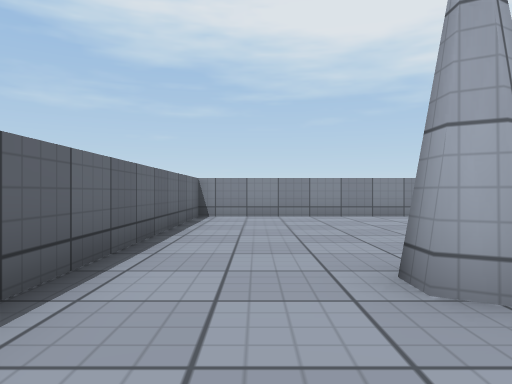
view 1 (above)

19 first-person views from a walk through a scene from a Unity 3-D project. The camera is 0.64 m above the floor, looks level and sees 70° across. The floor is counted in squares, 1 m on a side. Each view is taken from the middle of a square. On the plan, view 1 faces up. The plan holds only what a view shows up to about 10 squares ahead; the rest is blank. Surface patterns are stand-ins for the level's own textures.

view 2
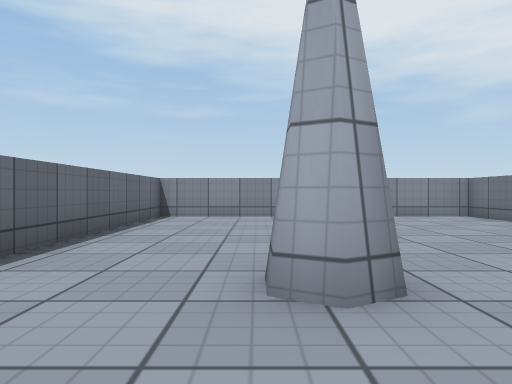

view 3
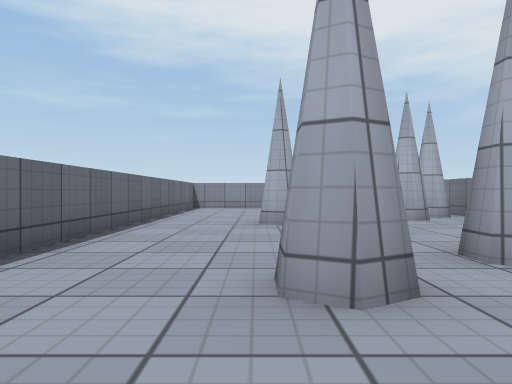

view 4
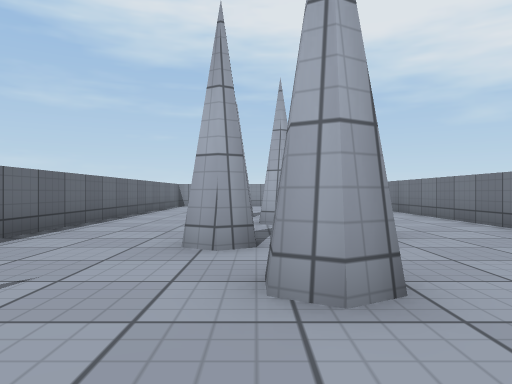

view 5
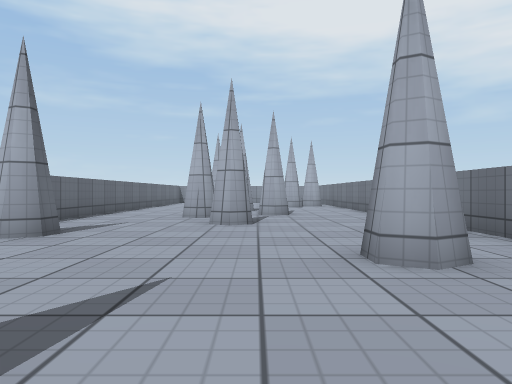

view 6
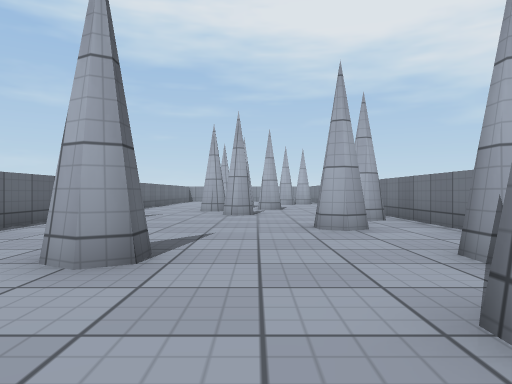

view 7
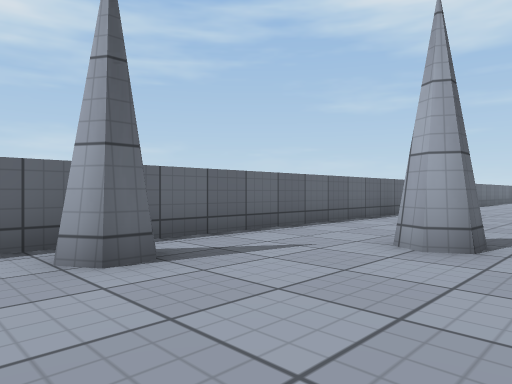

view 8
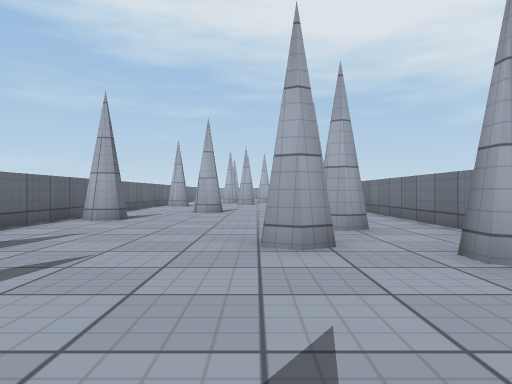

view 9
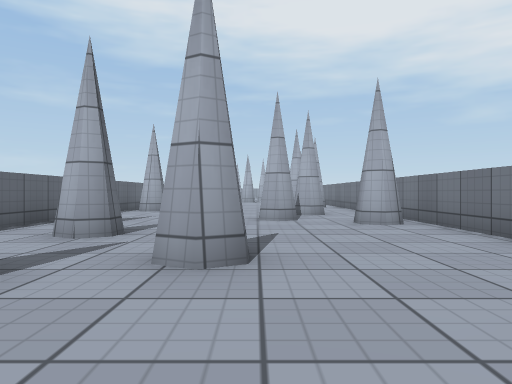

view 10
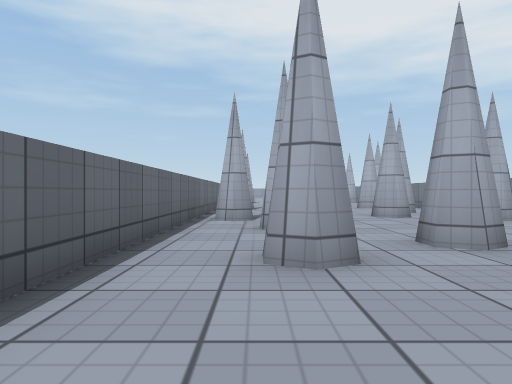

view 11
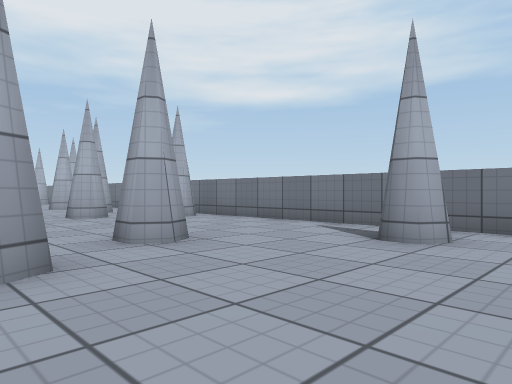

view 12
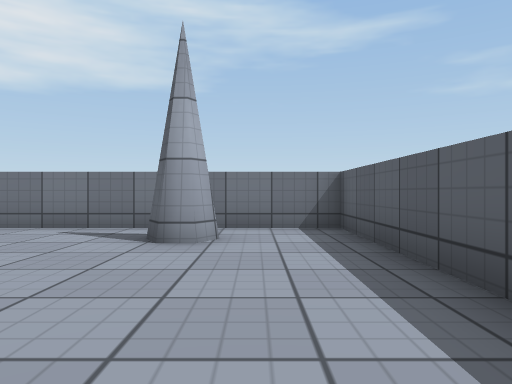

view 13
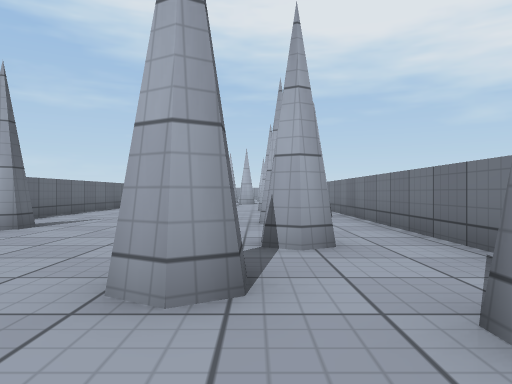

view 14
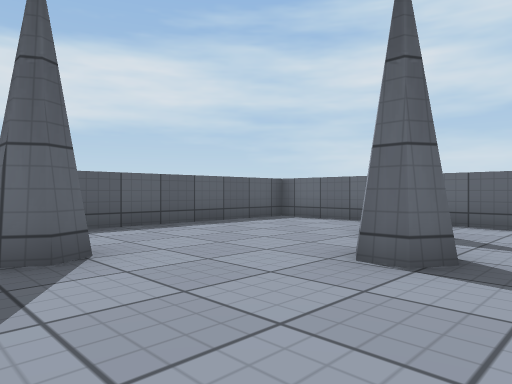

view 15
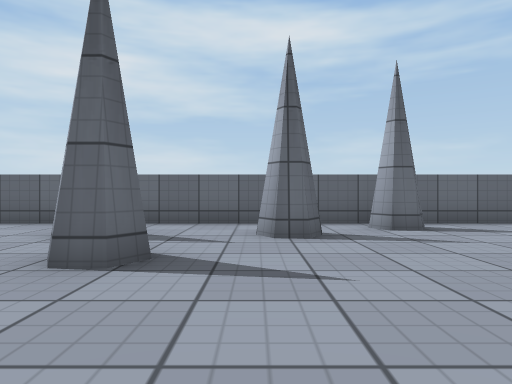

view 16
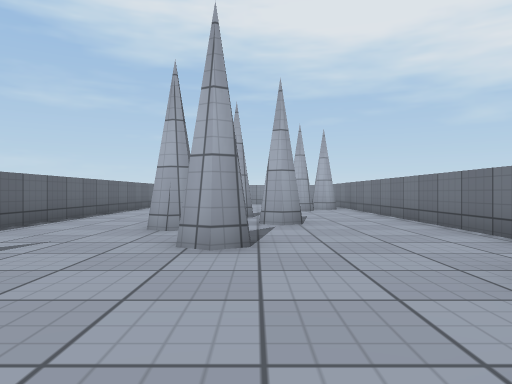

view 17
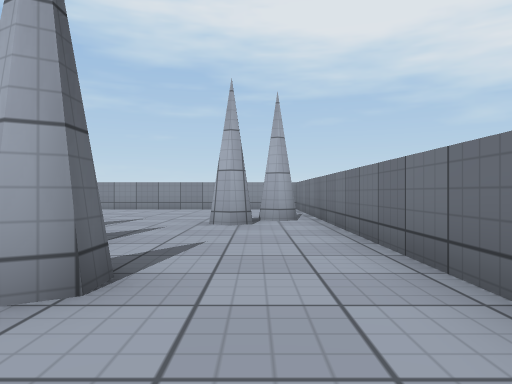

view 18
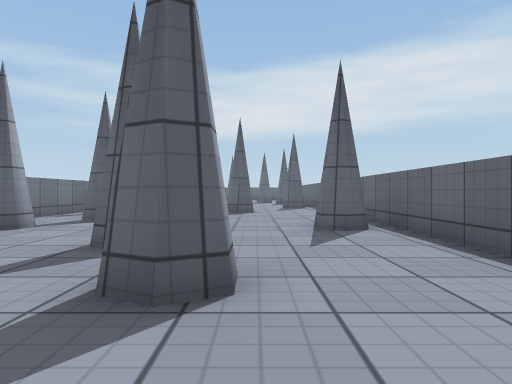

view 19
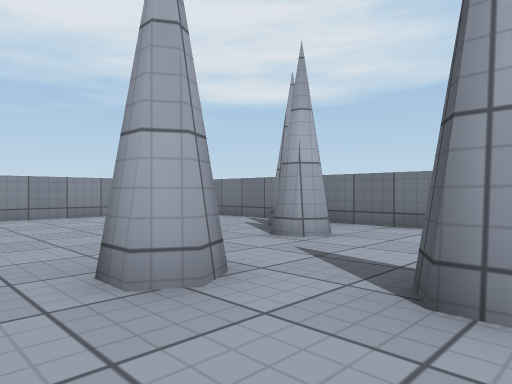

### Floor plan
Points are (right, up) in squares from view 1. A wall is a line through its corners. A room is listed if a view was taken in it or the views show most of it. See-through windows are left out.
Room 1 (views 1, 2, 3, 18, 19)
walls: (1.5, 2.1) (1.2, 2.3) (1.2, 2.8); (4.1, 3.3) (4.1, 3.8); (2.5, 0.1) (2.1, 0.3) (2.1, 0.7); (6.5, 4) (6.5, 9.5) (-1.5, 9.5) (-1.5, -5.5); (3.2, -1.7) (3.2, -1.2); (1.6, -2.9) (1.2, -2.7) (1.2, -2.3) (1.6, -2.1) (1.8, -2.3); (2.1, -4.7) (2.1, -4.2); (-1, -6.4) (-0.5, -6.1)
ways out: opening at (0.5, -5) to room 2; opening at (3, 3) to room 4; gap at (2, -4) to room 4; gap at (2, 1) to room 4; gap at (3, -1) to room 4; gap at (6, 4) to room 4
Room 2 (views 4, 5, 6, 7, 16)
walls: (1.8, -11.2) (1.8, -11.7) (1.5, -11.9) (1, -11.7); (4.1, -13.8) (4.1, -13.2); (5.1, -11.8) (5.1, -11.2); (-0.5, -14.1) (-0.2, -14.3) (-0.2, -14.7) (-0.5, -14.9) (-0.9, -14.7); (5, -8.7) (4.5, -8.9) (4.1, -8.7) (4.1, -8.2); (4.4, -8.1) (4.9, -8.4); (5, -16.7) (4.5, -16.9) (4.1, -16.7) (4.1, -16.2); (5.1, -6.8) (5.1, -6.2); (-0.5, -6.1) (-0.2, -6.3) (-0.2, -6.7) (-0.5, -6.9); (3.8, -18.2) (3.8, -18.7); (6, -6.7) (5.4, -7); (3.2, -18.7) (3.2, -18.2); (2.5, -4.9) (2.1, -4.7); (-1.5, -5.5) (-1.5, -20); (-0.5, -19.1) (-0.2, -19.3); (6.5, -20) (6.5, -7)
ways out: opening at (0.5, -5) to room 1; opening at (1.5, -19) to room 3; gap at (4, -19) to room 3; gap at (6, -20) to room 3; opening at (4, -6) to room 4; gap at (6, -7) to room 4; gap at (6, -12)
Room 3 (views 8, 9, 10, 11, 12, 13, 14, 15)
walls: (2.4, -23) (2.9, -23.3) (2.9, -23.5) (2.4, -23.8) (2.1, -23.7) (2.1, -23.2); (0.9, -24.7) (0.5, -24.9) (0.1, -24.7) (0.1, -24.2); (5, -26.5) (4.6, -26.2) (4.6, -25.8) (4.9, -25.6) (5.4, -25.8); (0.5, -21.1) (0.9, -21.3) (0.9, -21.7) (0.5, -21.9) (0, -21.6); (5.9, -19.6) (5.5, -19.9) (5.1, -19.7) (5.1, -19.2); (3.8, -18.7) (3.5, -18.9) (3.2, -18.7); (-0.2, -19.3) (-0.2, -19.6) (-0.6, -19.9) (-0.9, -19.7); (-1.5, -20) (-1.5, -28.5) (6.5, -28.5) (6.5, -20)
low walls: (5.3, -20) (5.1, -19.9)
ways out: opening at (1.5, -19) to room 2; gap at (4, -19) to room 2; gap at (6, -20) to room 2; gap at (0, -21)
Room 4 (view 17)
walls: (3.8, -1.2) (3.8, -1.7) (3.4, -1.9); (2.1, -2.7) (1.6, -2.9); (1.8, -2.3) (1.8, -2.8); (2.9, -4.2) (2.9, -4.7) (2.5, -4.9); (5, 3.3) (4.5, 3.1) (4.1, 3.3); (6, 4.3) (5.6, 4.1) (5.1, 4.4); (6.5, -7) (6.5, 4)
ways out: opening at (3, 3) to room 1; gap at (2, -4) to room 1; gap at (2, 1) to room 1; gap at (3, -1) to room 1; gap at (6, 4) to room 1; opening at (4, -6) to room 2; gap at (6, -7) to room 2

Positions as (right, up) in squares from view 1, and headings:
1: (0, 0), facing up
2: (1, 0), facing up
3: (1, -5), facing up
4: (2, -7), facing up
5: (3, -12), facing up
6: (3, -15), facing up
7: (3, -16), facing up-left
8: (3, -23), facing up
9: (3, -27), facing up
10: (0, -28), facing up
11: (0, -28), facing up-right
12: (0, -27), facing right
13: (4, -21), facing up
14: (6, -22), facing down-left
15: (6, -22), facing left
16: (3, -9), facing up
17: (5, -4), facing up
18: (1, 0), facing down
19: (0, 0), facing up-right
